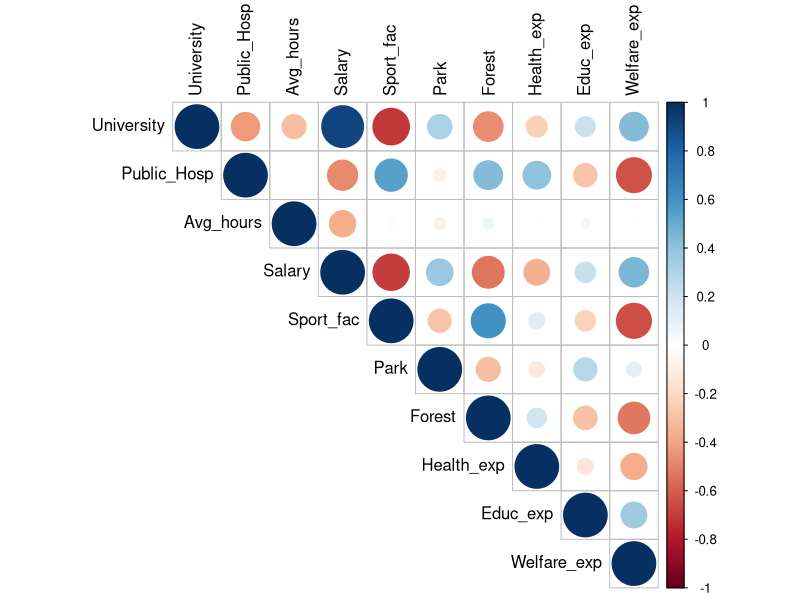
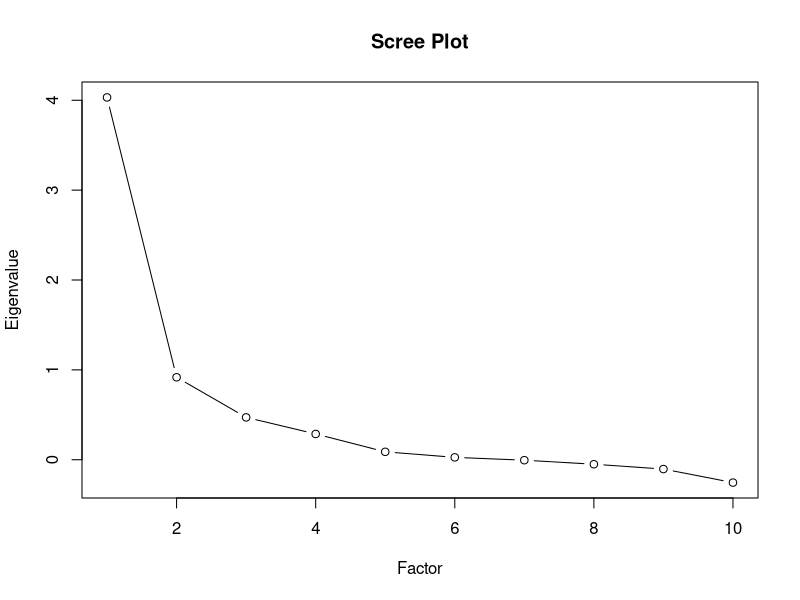

Write R code to recreate these figures, in order.
## ---- chunk 1
# Load necessary libraries
library(psych)  # for EFA
library(lavaan) # for CFA
library(tidyverse)
library(corrplot)

## ---- chunk 2
# Load the dataset
data <- read_csv("Japan_life_expectancy.csv", col_types = 'cdddddddddddddddddddddd')

data <- select(data, -c("Beds_psic", "Nurses", "Elementary_school", "Junior_col", "Density_pop", "Income_per capita", "Beds", "Ambulances", "Pshic_hosp", "Hospitals", "Prefecture"))

#data <- select(data, -'Timestamp')
# Check the structure of the dataset
str(data)

#describe(data)
## ---- chunk 3
colSums(is.na(data)) # Count # missing in each column
## ---- chunk 4
# Exclude non-numeric columns
numeric_data <- data[, sapply(data, is.numeric)]

standardized_data <- scale(numeric_data)
# Compute KMO
kmo_result <- KMO(standardized_data)
print(kmo_result)
## ---- chunk 5
standardized_data <- standardized_data[, KMO(standardized_data)$MSAi > 0.5] # Get rid of all variables with MSA < 0.50
kmo_result <- KMO(standardized_data)
print(kmo_result)
## ---- chunk 6
cortest.bartlett(standardized_data)
## ---- chunk 7
cor(standardized_data)
## ---- chunk 8

# Compute the correlation matrix
correlation_matrix <- cor(standardized_data)

# Create a correlation plot
corrplot(correlation_matrix, method = "circle", type = "upper", tl.col = "black")

## ---- chunk 9
# Perform Exploratory Factor Analysis
efa_result <- fa(standardized_data, nfactors = 3, rotate = "varimax")

# View the results
print(efa_result)
## ---- chunk 10
# Extract eigenvalues
eigenvalues <- efa_result$values

# Print the eigenvalues
print(eigenvalues)

## ---- chunk 11
plot(1:length(eigenvalues), eigenvalues, type = "b", 
      xlab = "Factor", ylab = "Eigenvalue", 
      main = "Scree Plot")
## ---- chunk 12
# Extract communality
communality <- efa_result$communality
print(communality)
## ---- chunk 13
# Calculate specific variance
specific_variance <- 1 - communality

# Print specific variance
print(specific_variance)

## ---- chunk 14
# Get the proportion of variance explained by each factor
variance_explained <- efa_result$Vaccounted

# Print the percentage of variance explained by each factor
print(variance_explained)

## ---- chunk 15
# Extract cumulative proportions
proportions <- eigenvalues / sum(eigenvalues)


# Print cumulative proportions
print(proportions)
## ---- chunk 16
# Get factor loadings
factor_loadings <- efa_result$loadings
print(factor_loadings)
## ---- chunk 17
# Calculate the factor matrix
factor_matrix <- t(factor_loadings) %*% factor_loadings

# Print the factor matrix
print(factor_matrix)
